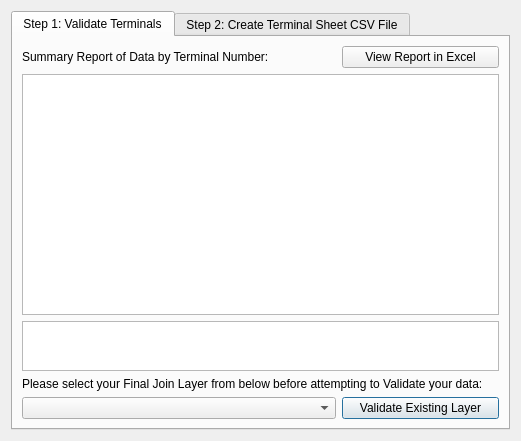
<?xml version="1.0" encoding="UTF-8"?>
<ui version="4.0">
 <class>TermProcDialogBase</class>
 <widget class="QDialog" name="TermProcDialogBase">
  <property name="geometry">
   <rect>
    <x>0</x>
    <y>0</y>
    <width>521</width>
    <height>441</height>
   </rect>
  </property>
  <property name="windowTitle">
   <string>Terminal Processing</string>
  </property>
  <layout class="QGridLayout" name="gridLayout_3">
   <item row="0" column="0">
    <widget class="QTabWidget" name="tabWidget">
     <property name="currentIndex">
      <number>0</number>
     </property>
     <widget class="QWidget" name="tabValidate">
      <attribute name="title">
       <string>Step 1: Validate Terminals</string>
      </attribute>
      <layout class="QGridLayout" name="gridLayout_2">
       <item row="1" column="0" colspan="3">
        <widget class="QTableWidget" name="tableWidgetValidation">
         <property name="sizePolicy">
          <sizepolicy hsizetype="Expanding" vsizetype="Expanding">
           <horstretch>0</horstretch>
           <verstretch>0</verstretch>
          </sizepolicy>
         </property>
         <property name="minimumSize">
          <size>
           <width>0</width>
           <height>200</height>
          </size>
         </property>
         <property name="textElideMode">
          <enum>Qt::ElideMiddle</enum>
         </property>
         <property name="sortingEnabled">
          <bool>false</bool>
         </property>
        </widget>
       </item>
       <item row="3" column="0" colspan="3">
        <widget class="QLabel" name="lblValidateExistingLayer">
         <property name="text">
          <string>Please select your Final Join Layer from below before attempting to Validate your data:</string>
         </property>
        </widget>
       </item>
       <item row="2" column="0" colspan="3">
        <widget class="QTextEdit" name="lineEditValidationFeedback">
         <property name="enabled">
          <bool>true</bool>
         </property>
         <property name="sizePolicy">
          <sizepolicy hsizetype="Expanding" vsizetype="MinimumExpanding">
           <horstretch>0</horstretch>
           <verstretch>0</verstretch>
          </sizepolicy>
         </property>
         <property name="maximumSize">
          <size>
           <width>16777215</width>
           <height>50</height>
          </size>
         </property>
         <property name="readOnly">
          <bool>true</bool>
         </property>
        </widget>
       </item>
       <item row="4" column="2">
        <widget class="QPushButton" name="btnValidateExistingLayer">
         <property name="text">
          <string>Validate Existing Layer</string>
         </property>
        </widget>
       </item>
       <item row="4" column="0" colspan="2">
        <widget class="QComboBox" name="cBoxValidateExistingLayer"/>
       </item>
       <item row="0" column="2">
        <widget class="QPushButton" name="btnSaveReport">
         <property name="text">
          <string>View Report in Excel</string>
         </property>
        </widget>
       </item>
       <item row="0" column="0" colspan="2">
        <widget class="QLabel" name="lblValidationReport">
         <property name="text">
          <string>Summary Report of Data by Terminal Number:</string>
         </property>
        </widget>
       </item>
      </layout>
     </widget>
     <widget class="QWidget" name="tabCSV">
      <attribute name="title">
       <string>Step 2: Create Terminal Sheet CSV File</string>
      </attribute>
      <layout class="QGridLayout" name="gridLayout">
       <item row="0" column="0" colspan="2">
        <widget class="QLabel" name="lblCSVFileName">
         <property name="text">
          <string>Choose a name and location to save the CSV:</string>
         </property>
        </widget>
       </item>
       <item row="1" column="1">
        <widget class="QPushButton" name="btnCSVFile">
         <property name="text">
          <string>...</string>
         </property>
        </widget>
       </item>
       <item row="1" column="0">
        <widget class="QLineEdit" name="lineEditFileName"/>
       </item>
       <item row="2" column="0" colspan="2">
        <widget class="QTextEdit" name="textEditFeedback">
         <property name="enabled">
          <bool>false</bool>
         </property>
        </widget>
       </item>
       <item row="3" column="0" colspan="2">
        <widget class="QPushButton" name="btnWriteOutCSV">
         <property name="text">
          <string>Create a Terminal Processing CSV File</string>
         </property>
        </widget>
       </item>
      </layout>
     </widget>
    </widget>
   </item>
  </layout>
 </widget>
 <tabstops>
  <tabstop>tabWidget</tabstop>
  <tabstop>tableWidgetValidation</tabstop>
  <tabstop>cBoxValidateExistingLayer</tabstop>
  <tabstop>lineEditFileName</tabstop>
  <tabstop>btnCSVFile</tabstop>
  <tabstop>textEditFeedback</tabstop>
 </tabstops>
 <resources/>
 <connections/>
</ui>
